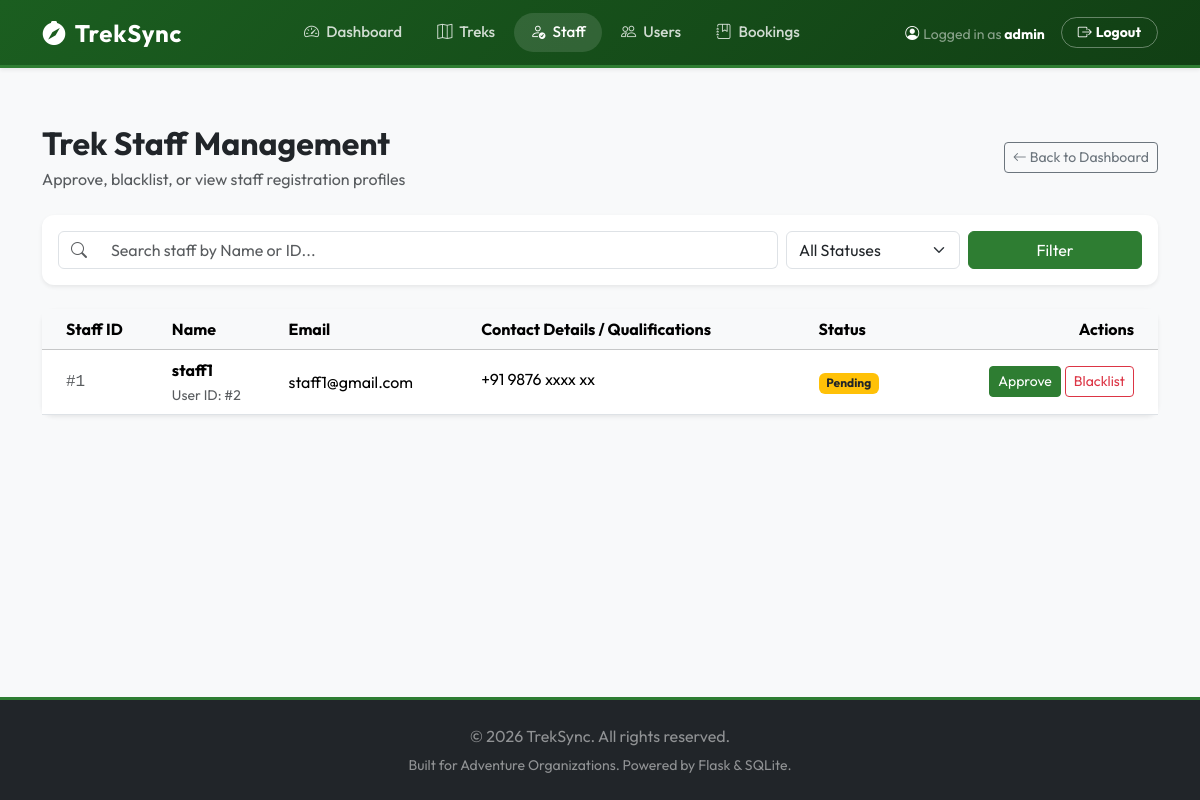
/admin/staff (signed in), run on an earlier commit of the app's database.
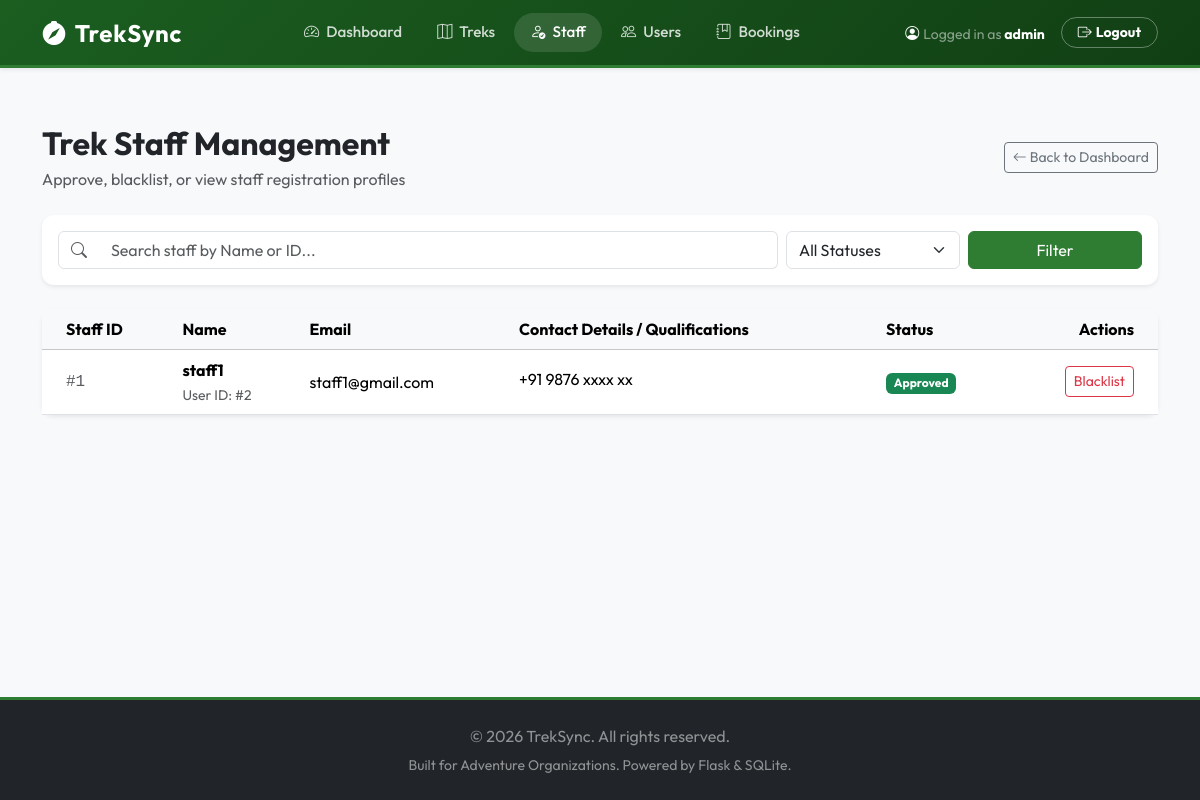
And on a later commit of the database.
### models.py (models this page shows, shortened)
class StaffProfile(db.Model):
    __tablename__ = 'staff_profile'
    id = db.Column(db.Integer, primary_key=True)
    user_id = db.Column(db.Integer, db.ForeignKey('user.id'), nullable=False, unique=True)
    contact_details = db.Column(db.String(200), nullable=True)
    status = db.Column(db.String(20), default='pending')  # 'pending', 'approved', 'blacklisted'
    user = db.relationship('User', back_populates='profile')

class User(db.Model, UserMixin):
    __tablename__ = 'user'
    id = db.Column(db.Integer, primary_key=True)
    username = db.Column(db.String(80), unique=True, nullable=False)
    email = db.Column(db.String(120), unique=True, nullable=False)
    password_hash = db.Column(db.String(255), nullable=False)
    role = db.Column(db.String(20), nullable=False)  # 'admin', 'staff', 'trekker'
    is_active = db.Column(db.Boolean, default=True)  # Admin can deactivate
    is_blacklisted = db.Column(db.Boolean, default=False)  # Admin can blacklist
    profile = db.relationship('StaffProfile', back_populates='user', uselist=False, cascade="all, delete-orphan")
    bookings = db.relationship('Booking', back_populates='user', cascade="all, delete-orphan")
    assigned_treks = db.relationship('Trek', back_populates='staff', foreign_keys='Trek.staff_id')

### app.py (the view)
@app.route('/admin/staff')
@login_required
@admin_required
def admin_staff():
    search_query = request.args.get('q', '').strip()
    filter_status = request.args.get('status', '').strip()
    query = StaffProfile.query.join(User)
    if search_query:
        if search_query.isdigit():
            query = query.filter((User.username.like(f"%{search_query}%")) | (StaffProfile.id == int(search_query)))
        else:
            query = query.filter(User.username.like(f"%{search_query}%"))
    if filter_status:
        query = query.filter(StaffProfile.status == filter_status)
    staff_profiles = query.all()
    return render_template('admin/staff.html', staff_profiles=staff_profiles, search_query=search_query, filter_status=filter_status)

### app.py (called while the page is built)
@login_manager.user_loader
def load_user(user_id):
    return User.query.get(int(user_id))

def admin_required(f):
    @wraps(f)
    def decorated_function(*args, **kwargs):
        if not current_user.is_authenticated or current_user.role != 'admin':
            flash('Access denied. Admin role required.', 'error')
            return redirect(url_for('home'))
        return f(*args, **kwargs)
    return decorated_function

### templates/admin/staff.html (shortened to what the changed rows need)
{% extends "base.html" %}
{% block content %}
<div class="container">
    <div class="d-flex flex-column flex-md-row justify-content-between align-items-md-center gap-3 mb-4">
        <div>
            <h1 class="h2 fw-bold mb-1">Trek Staff Management</h1>
        </div>
    </div>
    <div class="card border-0 shadow-sm">
        <div class="card-body p-0">
            {% if staff_profiles %}
                <div class="table-responsive">
                    <table class="table table-hover align-middle mb-0">
                        <thead class="table-light">
                            <tr>
                                <th class="ps-4">Staff ID</th>
                                <th>Name</th>
                                <th>Email</th>
                                <th>Contact Details / Qualifications</th>
                                <th>Status</th>
                                <th class="text-end pe-4">Actions</th>
                            </tr>
                        </thead>
                        <tbody>
                            {% for profile in staff_profiles %}
                                <tr>
                                    <td class="ps-4 font-monospace text-muted">#{{ profile.id }}</td>
                                    <td>
                                        <div class="fw-bold">{{ profile.user.username }}</div>
                                        <small class="text-muted">User ID: #{{ profile.user.id }}</small>
                                    </td>
                                    <td>{{ profile.user.email }}</td>
                                    <td>
                                        <span class="d-inline-block text-truncate" style="max-width: 250px;" title="{{ profile.contact_details }}">
                                            {{ profile.contact_details or 'N/A' }}
                                        </span>
                                    </td>
                                    <td>
                                        <span class="badge text-capitalize
                                            {% if profile.status == 'approved' %}bg-success
                                            {% elif profile.status == 'pending' %}bg-warning text-dark
                                            {% else %}bg-danger{% endif %}">
                                            {{ profile.status }}
                                        </span>
                                    </td>
                                    <td class="text-end pe-4">
                                        <div class="d-flex justify-content-end gap-1">
                                            {% if profile.status == 'pending' %}
                                                <form action="{{ url_for('admin_approve_staff', profile_id=profile.id) }}" method="POST">
                                                    <button type="submit" class="btn btn-sm btn-success">Approve</button>
                                                </form>
                                            {% endif %}
                                            {% if profile.status != 'blacklisted' %}
                                                <form action="{{ url_for('admin_blacklist_staff', profile_id=profile.id) }}" method="POST" onsubmit="return confirm('Are you sure you want to blacklist this staff member? This will restrict their access.');">
                                                    <button type="submit" class="btn btn-sm btn-outline-danger">Blacklist</button>
                                                </form>
                                            {% else %}
                                                <form action="{{ url_for('admin_approve_staff', profile_id=profile.id) }}" method="POST">
                                                    <button type="submit" class="btn btn-sm btn-outline-success">Unblacklist</button>
                                                </form>
                                            {% endif %}
                                        </div>
                                    </td>
                                </tr>
                            {% endfor %}
                        </tbody>
                    </table>
                </div>
            {% else %}
                <div class="p-5 text-center text-muted">
                    <i class="bi bi-people fs-1 mb-2 d-block"></i>
                    No staff profiles found matching the criteria.
                </div>
            {% endif %}
        </div>
    </div>
</div>
{% endblock %}

What changed in the data, as far as the page shows it:
changed StaffProfile "+91 9876 xxxx xx": status "Pending" → "Approved"; no longer shows "Approve"
